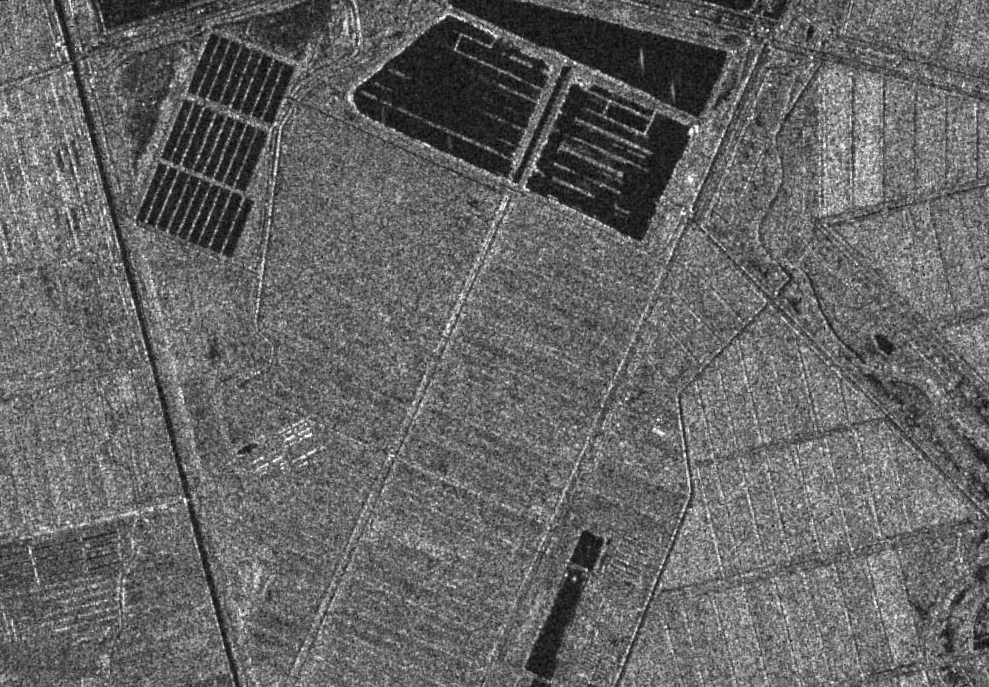
%> input picture datasets/img_t1.bmp, 989 x 687 px
$ octave GiToF_demo.m   (GNU Octave 9; MATLAB toolbox functions it lacks are replaced by stand-ins)
%> lines starting %> are read from the running program, lines starting %| are printed output that depends on the picture; in (x1, y1, x2, y2) boxes, pixels count from 0 and x2, y2 are one past the last pixel; in counts of white or black regions, pixels touching at a corner belong together; the program's own positions count from 1
clear;
close all
addpath(genpath(pwd))
%%
img_t1=imread('img_t1.bmp');
%> img_t1 is the input picture: size 687x989x3 uint8; min 1, max 255, mean 101.4
img_t2=imread('img_t2.bmp');
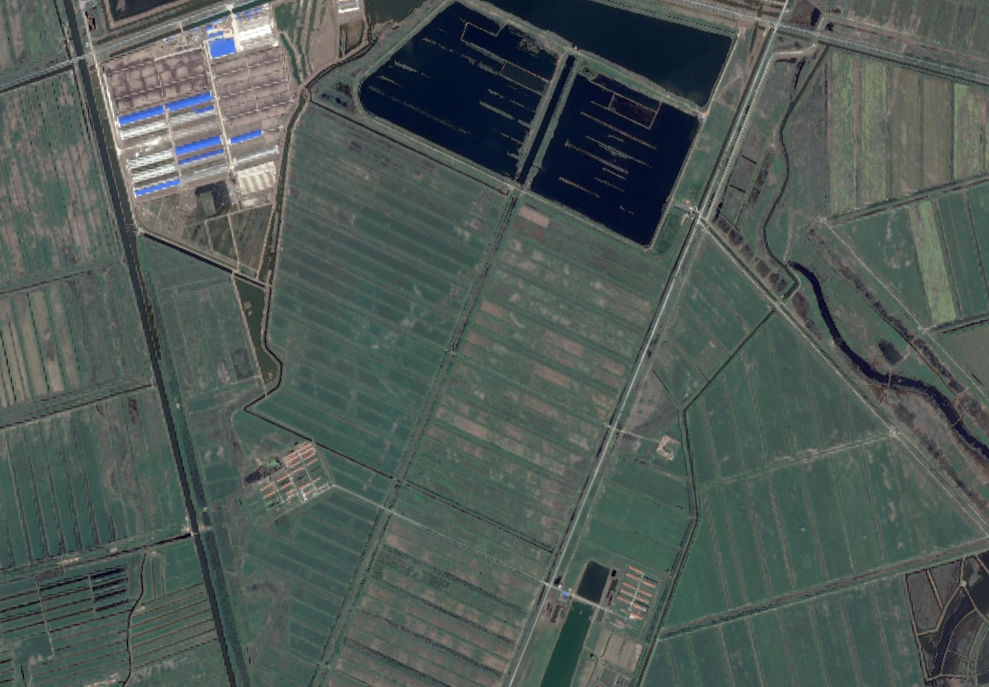
%> input picture datasets/img_t2.bmp, 989 x 687 px
%> img_t2 is the input picture: size 687x989x3 uint8; mean R, G, B 78.8, 89.8, 85.4
Ref_gt = imread('Refgt.bmp');
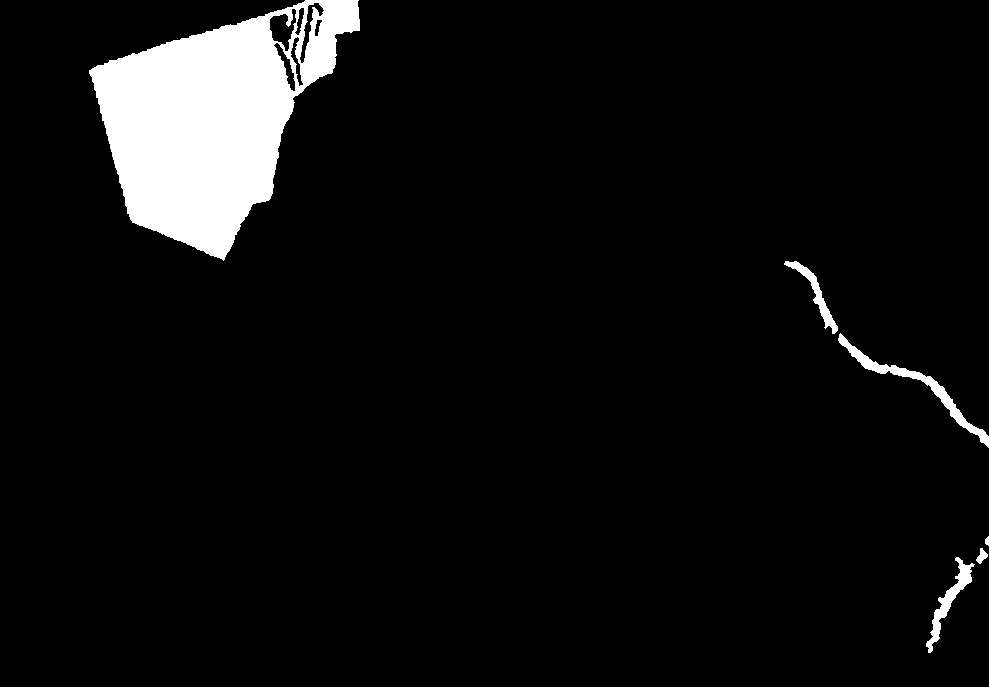
%> input picture datasets/Refgt.bmp, 989 x 687 px
%> Ref_gt is the input picture: size 687x989 uint8; 6% white; 6 white regions, box (x1, y1, x2, y2) and area: (89, 0, 360, 261) 37297, (838, 333, 989, 448) 1602, (926, 557, 975, 653) 982, (784, 261, 838, 334) 707, (976, 548, 988, 564) 100, (985, 536, 989, 546) 30
Ref_gt = double(Ref_gt(:,:,1));
Ref_gt= Ref_gt/max(Ref_gt(:));
figure;
subplot(131);imshow(img_t1,[]);
subplot(132);imshow(img_t2,[]);
subplot(133);imshow(Ref_gt,[]);
%%
opt.type_t1 = 'sar'; % 'optical', 'sar'
opt.type_t2 = 'optical';
[row, col,cy] = size(img_t1);
%> row = 687; col = 989; cy = 3
opt.levels = floor(log2(sqrt(col*row)/100));
%> opt.levels = 3
opt.lamda = 2^-5;
opt.alfa = 0.5;
opt.radius =  32:-4:8;
%% GiToF
fprintf(['\n' '====================================================================== ' '\n'])
fprintf(['\n GiToF is running...... ' '\n'])
time = clock;
%> (the run ends here)
